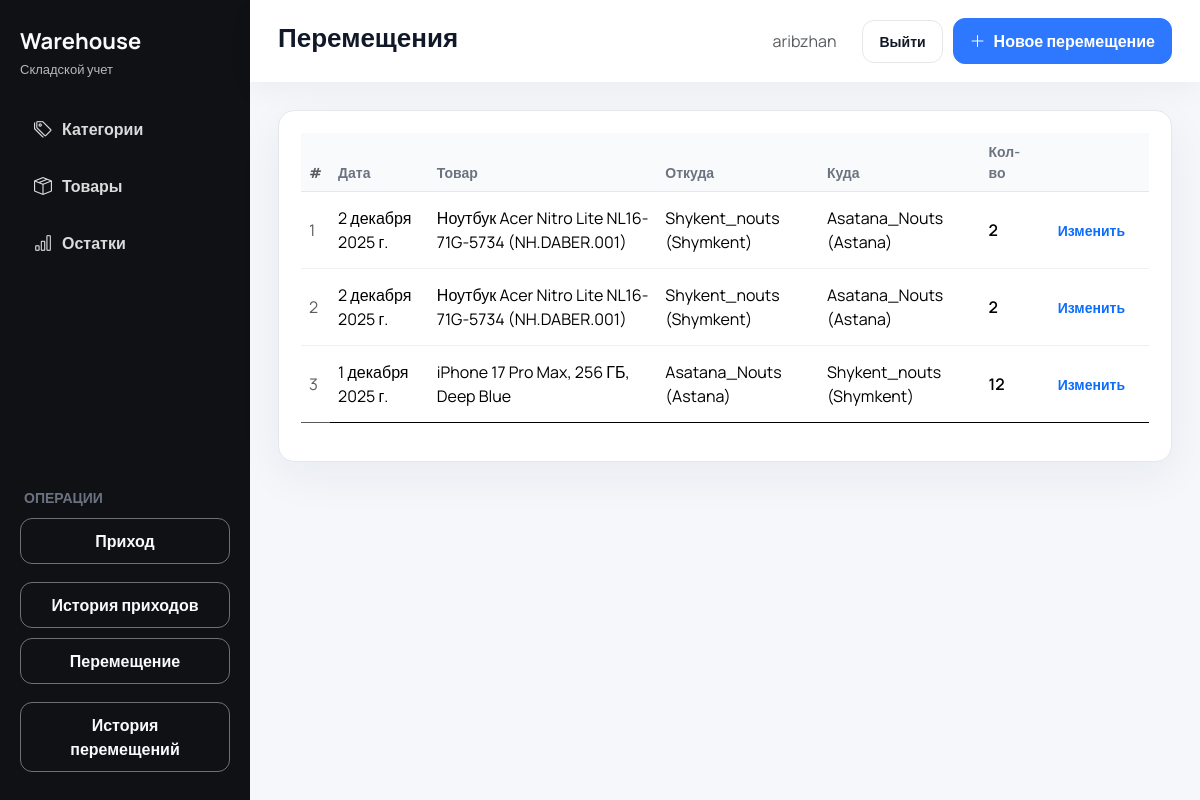
Page /movements/ (signed in) on the committed database.
### inventory/models.py (models this page shows, shortened)
class Movement(models.Model):
    product = models.ForeignKey(
        Product, on_delete=models.PROTECT, related_name="movements"
    )
    from_warehouse = models.ForeignKey(
        Warehouse,
        on_delete=models.CASCADE,
        related_name="movements_from",
    )
    to_warehouse = models.ForeignKey(
        Warehouse,
        on_delete=models.CASCADE,
        related_name="movements_to",
    )
    quantity = models.PositiveIntegerField()
    date = models.DateField(default=timezone.now, db_index=True)
    class Meta:
        ordering = ("-date",)
        verbose_name = "Перемещение"
        verbose_name_plural = "Перемещения"

class Product(models.Model):
    name = models.CharField(max_length=255)
    category = models.ForeignKey(
        Category, on_delete=models.PROTECT, related_name="products"
    )
    purchase_price = models.DecimalField(max_digits=12, decimal_places=2)
    selling_price = models.DecimalField(max_digits=12, decimal_places=2)
    photo = models.ImageField(upload_to="products/", blank=True, null=True)
    class Meta:
        ordering = ("name",)
        unique_together = ("name", "category")
        verbose_name = "Товар"
        verbose_name_plural = "Товары"
    def __str__(self) -> str:
        return self.name

class Warehouse(models.Model):
    code = models.CharField(
        max_length=20,
        unique=True,
        default=generate_warehouse_code,
        editable=False,
    )
    name = models.CharField(max_length=150, unique=True)
    location = models.CharField(max_length=255)
    created_at = models.DateTimeField(auto_now_add=True)
    class Meta:
        ordering = ("name",)
        verbose_name = "Склад"
        verbose_name_plural = "Склады"
    def __str__(self) -> str:
        return f"{self.name} ({self.location})"

### inventory/views.py (the view)
# urls.py: path("movements/", views.movement_list, name="movement_list"),
def movement_list(request):
    if not request.user.is_authenticated:
        return redirect("inventory:login")
    _require_access(request.user, "movements")
    records = (
        Movement.objects.select_related("product", "from_warehouse", "to_warehouse")
        .order_by("-date", "-id")
    )
    return render(request, "inventory/movement_list.html", {"records": records})

### inventory/context_processors.py (called while the page is built)
def accessible_sections(request) -> dict[str, set[str]]:
    slugs: Set[str] = set()
    user = getattr(request, "user", None)
    if user and user.is_authenticated:
        if user.is_superuser:
            slugs = {
                "categories",
                "products",
                "warehouses",
                "employees",
                "stocks",
                "operations",
                "reports",
                "incoming",
                "movements",
                "sales",
                "orders",
                "logs",
            }
        else:
            employee = getattr(user, "employee_profile", None)
            if employee:
                slugs = set(employee.access_sections.values_list("slug", flat=True))
    return {"accessible_sections": slugs}

### inventory/views.py (called while the page is built)
def _require_access(user, slug: str):
    if getattr(user, "is_superuser", False):
        return
    employee = getattr(user, "employee_profile", None)
    if not employee:
        raise PermissionDenied("Недостаточно прав.")
    if not employee.access_sections.filter(slug=slug).exists():
        raise PermissionDenied("Недостаточно прав.")

### inventory/templates/inventory/movement_list.html (shortened to what this page needs)
{% extends "inventory/base.html" %}
{% block page_title %}Перемещения{% endblock %}
{% block header_actions %}
    <a href="{% url 'inventory:movement_add' %}" class="btn btn-primary btn-icon"><i class="bi bi-plus-lg"></i> Новое перемещение</a>
{% endblock %}
{% block content %}
<div class="card">
    <div class="card-body">
        <div class="table-responsive">
            <table class="table table-modern align-middle">
                <thead>
                <tr>
                    <th class="text-muted">#</th>
                    <th>Дата</th>
                    <th>Товар</th>
                    <th>Откуда</th>
                    <th>Куда</th>
                    <th>Кол-во</th>
                    <th></th>
                </tr>
                </thead>
                <tbody>
                {% for item in records %}
                    <tr>
                        <td class="text-muted">{{ forloop.counter }}</td>
                        <td>{{ item.date }}</td>
                        <td>{{ item.product }}</td>
                        <td>{{ item.from_warehouse }}</td>
                        <td>{{ item.to_warehouse }}</td>
                        <td class="fw-semibold">{{ item.quantity }}</td>
                        <td class="text-end">
                            <a class="btn btn-sm btn-outline-primary" href="{% url 'inventory:movement_edit' item.pk %}">Изменить</a>
                        </td>
                    </tr>
                {% empty %}
                    <tr>
                        <td colspan="7" class="text-center text-muted py-4">Перемещений нет</td>
                    </tr>
                {% endfor %}
                </tbody>
            </table>
        </div>
    </div>
 </div>
{% endblock %}

### inventory/templates/inventory/base.html (shortened to what this page needs)
{% load static %}
<!DOCTYPE html>
<html lang="ru">
<head>
    <link href="https://cdn.jsdelivr.net/npm/bootstrap@5.3.3/dist/css/bootstrap.min.css" rel="stylesheet">
    <link href="https://cdn.jsdelivr.net/npm/bootstrap-icons@1.11.3/font/bootstrap-icons.css" rel="stylesheet">
    <link href="{% static 'css/dashboard.css' %}" rel="stylesheet">
</head>
<body>
<div class="app-shell">
    {% if request.user.is_authenticated %}
            {% with current=request.resolver_match.url_name %}
            {% with allowed=accessible_sections %}
    <aside class="app-sidebar">
        <div class="app-sidebar__brand">
            <h1>Warehouse</h1>
            <span>Складской учет</span>
        </div>
        <nav class="sidebar-nav">
                {% if request.user.is_superuser or 'categories' in allowed %}
                <a class="sidebar-link {% if current == 'category_list' or current == 'category_add' %}active{% endif %}" href="{% url 'inventory:category_list' %}">
                    <i class="bi bi-tags"></i>
                    <span>Категории</span>
                </a>
                {% endif %}
                {% if request.user.is_superuser or 'products' in allowed %}
                <a class="sidebar-link {% if current == 'product_list' or current == 'product_add' %}active{% endif %}" href="{% url 'inventory:product_list' %}">
                    <i class="bi bi-box-seam"></i>
                    <span>Товары</span>
                </a>
                {% endif %}
                {% if request.user.is_superuser or 'stocks' in allowed %}
                <a class="sidebar-link {% if current == 'stock_list' %}active{% endif %}" href="{% url 'inventory:stock_list' %}">
                    <i class="bi bi-bar-chart"></i>
                    <span>Остатки</span>
                </a>
                {% endif %}
        </nav>
        <div class="sidebar-actions">
            <div class="text-uppercase muted small fw-bold px-1">Операции</div>
            {% if request.user.is_superuser or 'incoming' in allowed %}
            <a class="btn btn-outline-light" href="{% url 'inventory:incoming_add' %}">Приход</a>
            <a class="btn btn-outline-light mt-2" href="{% url 'inventory:incoming_list' %}">История приходов</a>
            {% endif %}
            {% if request.user.is_superuser or 'movements' in allowed %}
            <a class="btn btn-outline-light" href="{% url 'inventory:movement_add' %}">Перемещение</a>
            <a class="btn btn-outline-light mt-2" href="{% url 'inventory:movement_list' %}">История перемещений</a>
            {% endif %}
        </div>
    </aside>
        {% endwith %}
        {% endwith %}
    {% endif %}
    <main class="app-main">
        <header class="app-header">
            <div class="header-inner">
                <div class="page-title">
                    <h2>{% block page_title %}Панель{% endblock %}</h2>
                </div>
                <div class="toolbar">
                    {% if request.user.is_authenticated %}
                        <span class="me-3 text-muted">{{ request.user.username }}</span>
                        <a href="{% url 'inventory:logout' %}" class="btn btn-outline-secondary btn-sm">Выйти</a>
                    {% else %}
                        <a href="{% url 'inventory:login' %}" class="btn btn-primary btn-sm">Войти</a>
                    {% endif %}
                    {% block header_actions %}{% endblock %}
                </div>
            </div>
        </header>
        <section class="page-wrapper">
            {% block content %}{% endblock %}
        </section>
    </main>
</div>
</body>
</html>

### static/css/dashboard.css (style rules this page uses)
:root { --bg: #f5f7fb; --sidebar: #0f1115; --sidebar-accent: #1d2330; --primary: #2d78ff; --primary-hover: #1f6bff; --muted: #6b7280; --text: #111827; --card: #ffffff; --border: #e5e7eb; --success: #23c16b; --warning: #ffae1f; --danger: #f25f5c; --radius: 16px; --shadow: 0 14px 45px rgba(23, 31, 56, 0.06); }
* { box-sizing: border-box; }
body { margin: 0; font-family: "Manrope", "Helvetica Neue", sans-serif; background: var(--bg); color: var(--text); min-height: 100vh; }
a { text-decoration: none; }
.app-shell { display: flex; min-height: 100vh; }
.app-sidebar { width: 250px; background: var(--sidebar); color: #f9fafb; padding: 28px 20px; display: flex; flex-direction: column; gap: 24px; }
.app-sidebar__brand { display: flex; flex-direction: column; gap: 6px; }
.app-sidebar__brand h1 { font-size: 22px; font-weight: 700; margin: 0; }
.app-sidebar__brand span { color: rgba(255, 255, 255, 0.7); font-size: 13px; }
.sidebar-nav { display: flex; flex-direction: column; gap: 6px; }
.sidebar-link { display: flex; align-items: center; gap: 10px; padding: 12px 14px; border-radius: 12px; color: rgba(255, 255, 255, 0.85); transition: background 0.2s ease, color 0.2s ease; font-weight: 600; }
.sidebar-link i { font-size: 18px; }
.sidebar-actions { margin-top: auto; display: flex; flex-direction: column; gap: 10px; }
.sidebar-actions .btn { width: 100%; }
.app-main { flex: 1; display: flex; flex-direction: column; }
.app-header { background: var(--card); box-shadow: 0 10px 25px rgba(0, 0, 0, 0.04); padding: 18px 28px; position: sticky; top: 0; z-index: 10; }
.header-inner { display: flex; align-items: center; justify-content: space-between; gap: 16px; flex-wrap: wrap; }
.page-title { display: flex; flex-direction: column; gap: 6px; }
.page-title h2 { margin: 0; font-size: 26px; font-weight: 700; }
.toolbar { display: inline-flex; align-items: center; gap: 10px; }
.page-wrapper { padding: 28px; width: 100%; }
.card { border: 1px solid var(--border); border-radius: var(--radius); box-shadow: var(--shadow); }
.card-body { padding: 22px 22px; }
.btn { border-radius: 12px; font-weight: 700; padding: 10px 16px; border: none; }
.btn-primary { background: var(--primary); border: 1px solid var(--primary); }
.btn-outline-light { border: 1px solid rgba(255, 255, 255, 0.4); color: #f9fafb; background: transparent; }
.btn-outline-secondary { border: 1px solid var(--border); color: var(--text); background: transparent; }
.btn-icon { display: inline-flex; align-items: center; gap: 8px; }
.muted { color: var(--muted); }
.table-modern { --bs-table-bg: transparent; --bs-table-striped-bg: transparent; }
.table-modern thead th { text-transform: none; font-size: 14px; color: var(--muted); border-bottom: 1px solid var(--border); background: #f9fafb; }
.table-modern tbody tr { border-bottom: 1px solid #eef0f4; }
.table-modern tbody tr:last-child { border-bottom: none; }
.table-modern td { vertical-align: middle; padding-top: 14px; padding-bottom: 14px; }

### rows in the picture
Movement: date "2 декабря 2025 г.", product "Ноутбук Acer Nitro Lite NL16-71G-5734 (NH.DABER.001)", from_warehouse "Shykent_nouts (Shymkent)", to_warehouse "Asatana_Nouts (Astana)", quantity "2"
Movement: date "2 декабря 2025 г.", product "Ноутбук Acer Nitro Lite NL16-71G-5734 (NH.DABER.001)", from_warehouse "Shykent_nouts (Shymkent)", to_warehouse "Asatana_Nouts (Astana)", quantity "2"
Movement: date "1 декабря 2025 г.", product "iPhone 17 Pro Max, 256 ГБ, Deep Blue", from_warehouse "Asatana_Nouts (Astana)", to_warehouse "Shykent_nouts (Shymkent)", quantity "12"

### other values in the picture
{{ request.user.username }} "aribzhan"
